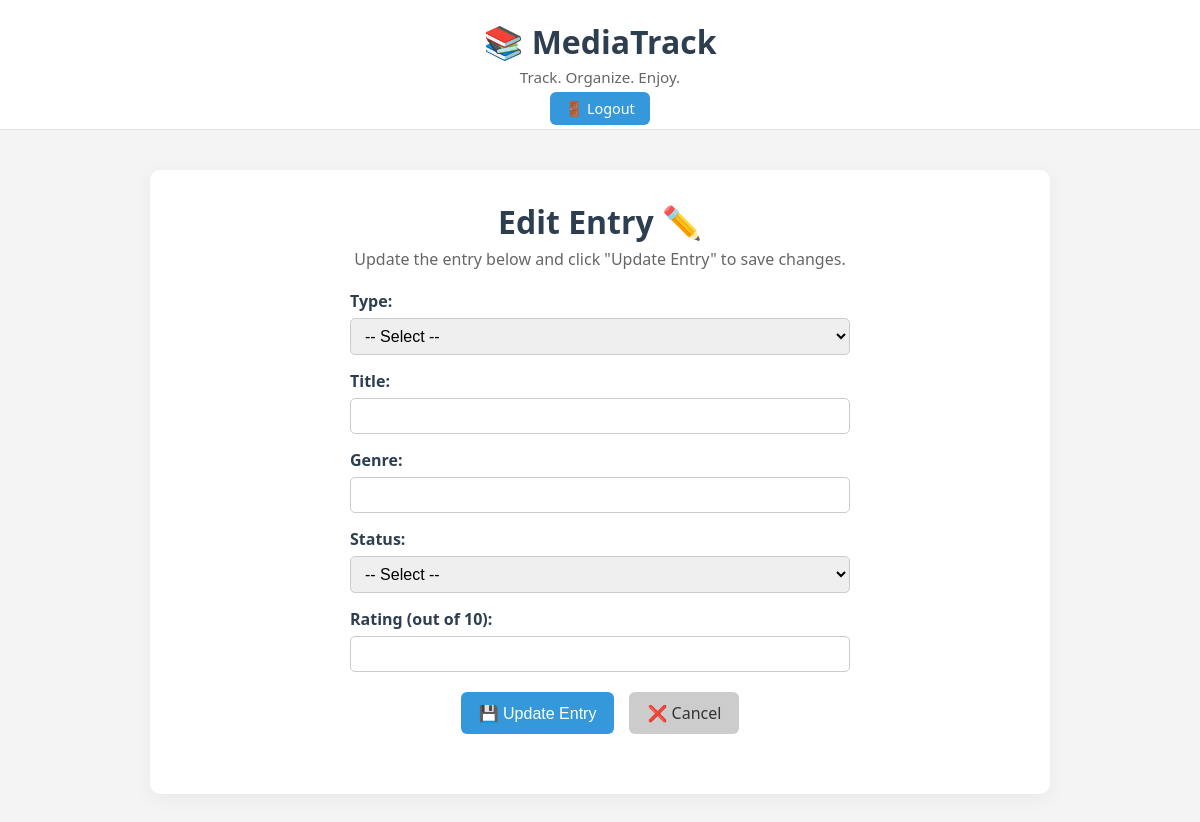
Before: /edit/7 (signed in) with the older database file.
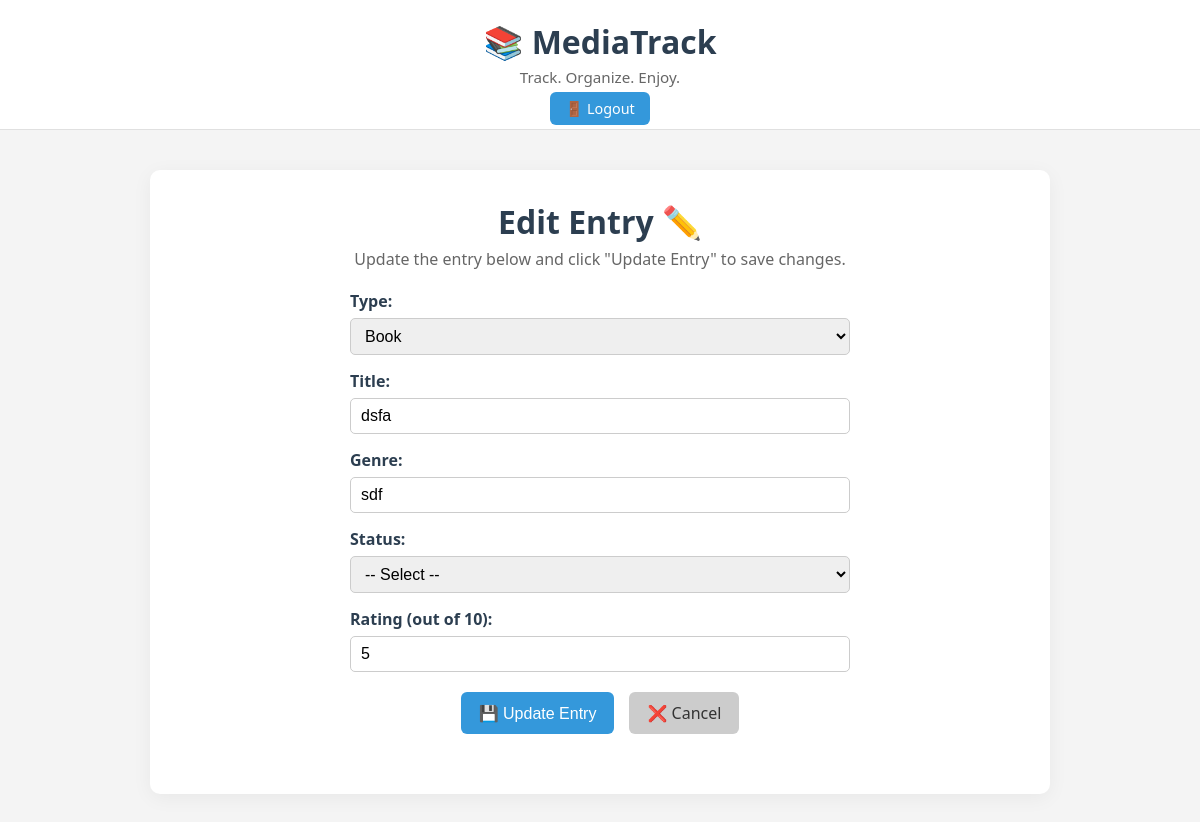
After: the same page with the newer database file.
### tables this page shows
CREATE TABLE items (
            id INTEGER PRIMARY KEY AUTOINCREMENT,
            user_id INTEGER NOT NULL,
            type TEXT NOT NULL,
            title TEXT NOT NULL,
            genre TEXT NOT NULL,
            status TEXT NOT NULL,
            rating INTEGER,
            FOREIGN KEY (user_id) REFERENCES users(id)
        );

### app.py (the view, shortened to what this page needs)
@app.route('/edit/<int:id>', methods=['GET', 'POST'])
@login_required
def edit_item(id):
    conn = sqlite3.connect('database.db')
    conn.row_factory = sqlite3.Row
    c = conn.cursor()
    c.execute('SELECT * FROM items WHERE id = ?', (id,))
    item = c.fetchone()
    conn.close()
    return render_template('edit.html', item=item)

### app.py (called while the page is built)
def login_required(f):
    @wraps(f)
    def decorated_function(*args, **kwargs):
        if 'user_id' not in session:
            flash('Please log in to access this page.')
            return redirect(url_for('login'))
        return f(*args, **kwargs)
    return decorated_function

### templates/edit.html (shortened to what this page needs)
{% extends 'base.html' %}
{% block content %}
<div class="container"> <h2 class="main-title">Edit Entry ✏️</h2>
  <p class="subtitle">Update the entry below and click "Update Entry" to save changes.</p>
  <form method="POST" class="form-layout"> <div class="form-group"> <label for="type">Type:</label> <select name="type" required> <option value="">-- Select --</option> <option value="Book" {% if item['type'] == 'Book' %}selected{% endif %}>Book</option> </select> </div>
<div class="form-group">
  <label for="title">Title:</label>
  <input type="text" name="title" value="{{ item['title'] }}" required>
</div>
<div class="form-group">
  <label for="genre">Genre:</label>
  <input type="text" name="genre" value="{{ item['genre'] }}" required>
</div>
<div class="form-group">
  <label for="status">Status:</label>
  <select name="status" required>
    <option value="">-- Select --</option>
  </select>
</div>
<div class="form-group">
  <label for="rating">Rating (out of 10):</label>
  <input type="number" name="rating" value="{{ item['rating'] or '' }}" min="0" max="10">
</div>
<div class="button-container">
  <button type="submit" class="button-primary">💾 Update Entry</button>
  <a href="{{ url_for('view_items') }}" class="button-secondary">❌ Cancel</a>
</div>
</form> </div> {% endblock %}

Changed rows visible on the page:
added items: type "Book", title "dsfa", genre "sdf", rating "5"
Other visible differences:
form field type: "-- Select --" → (not shown)
